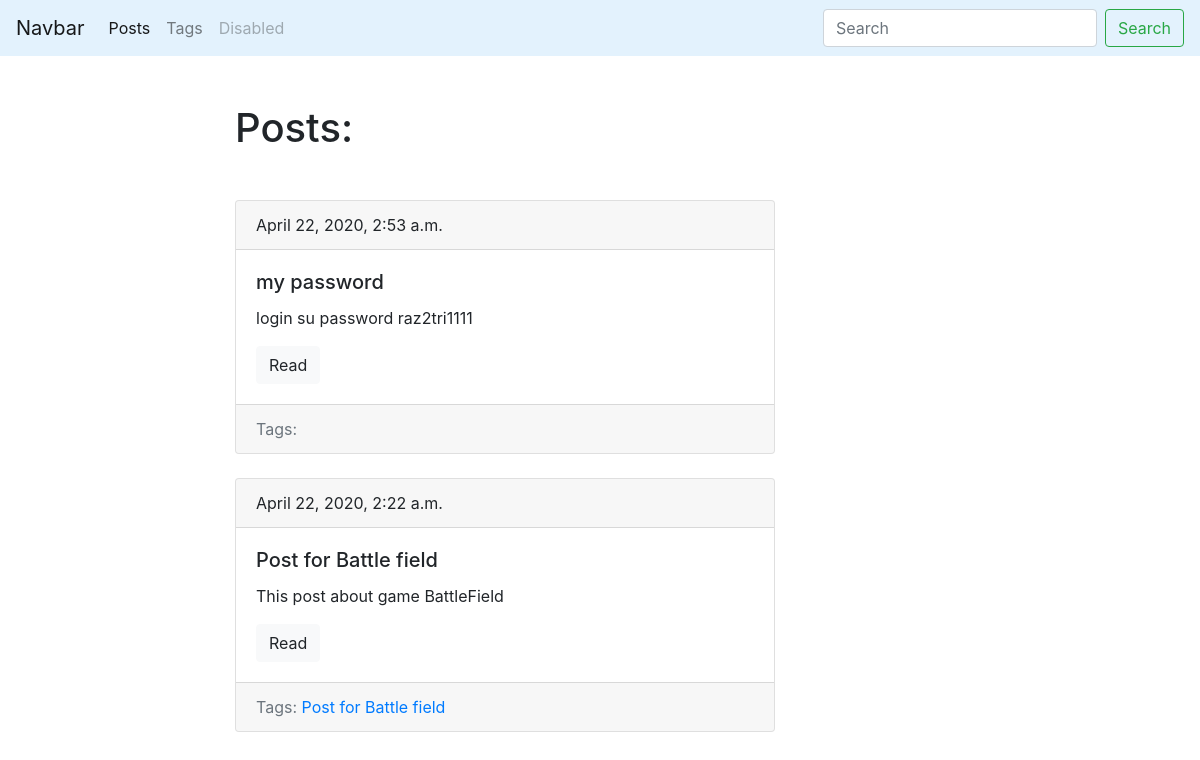
Page /Arizona/ on the earlier database version.
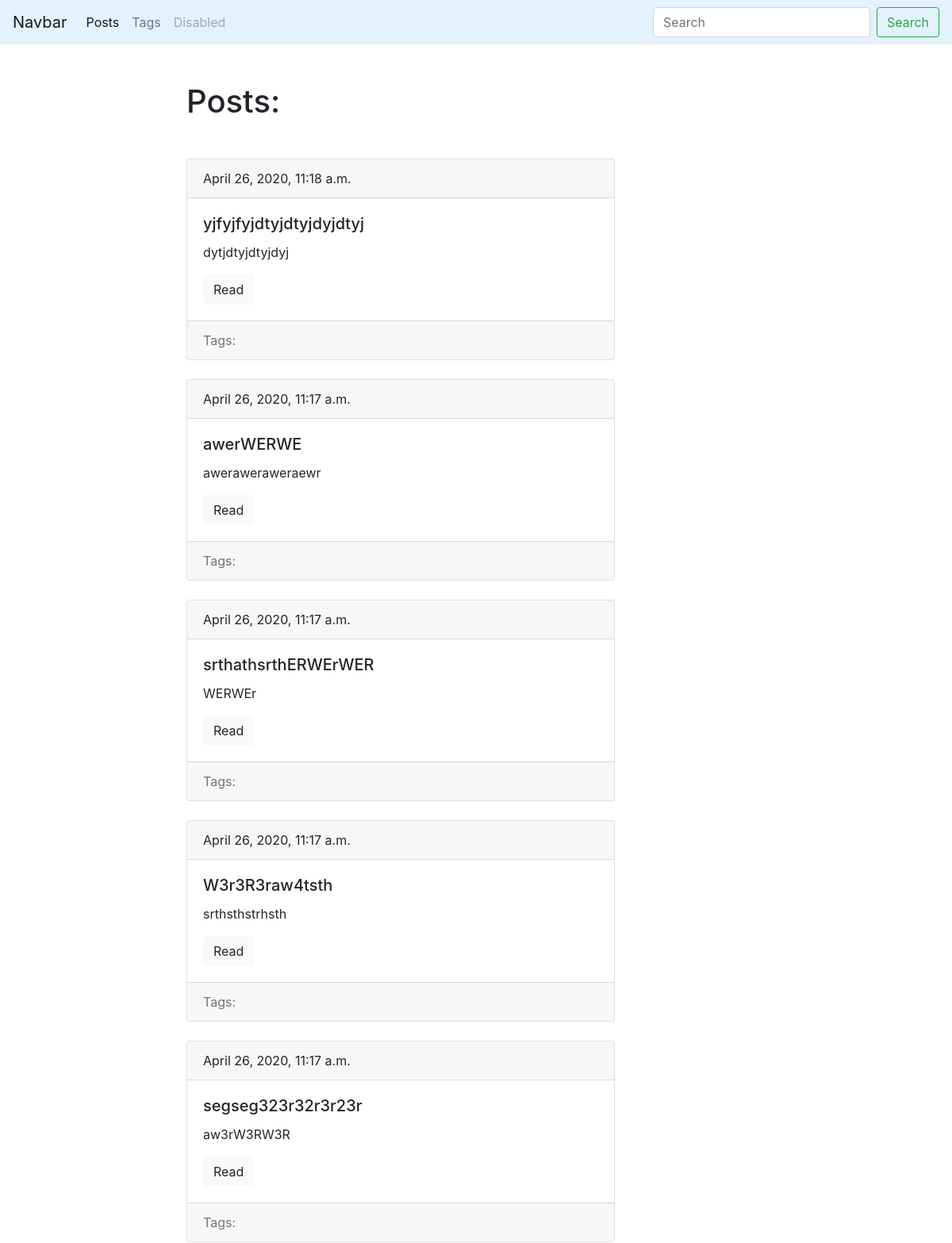
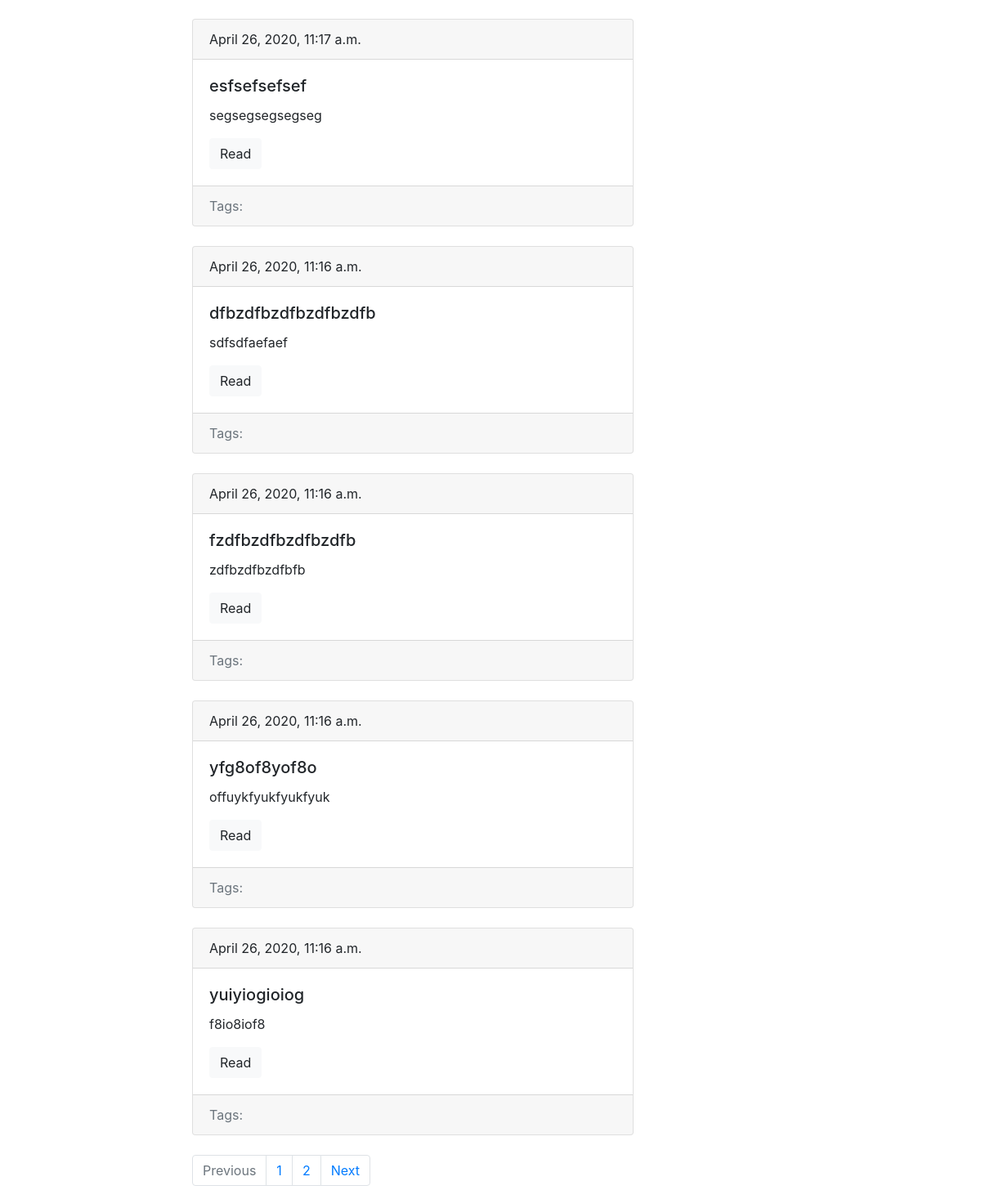
Same page on the later database version (2 pictures, top to bottom).
### Arizona/models.py (models this page shows, shortened)
class Post(models.Model):
	title = models.CharField(max_length=150, db_index=True)
	slug = models.SlugField(max_length=150,blank=True, unique=True)
	body = models.TextField(blank=True, db_index=True)
	tags = models.ManyToManyField('Tag', blank=True, related_name='posts')####This
	date_pub = models.DateTimeField(auto_now_add=True)
	def get_absolute_url(self):
		return reverse('post_detail_url', kwargs={'slug':self.slug})
	class Meta:
		ordering = ['-date_pub']

class Tag(models.Model):
	title = models.CharField(max_length=50)
	slug = models.SlugField(max_length=50, unique=True)
	def get_absolute_url(self):
		return reverse('tag_detail_url', kwargs={'slug':self.slug})
	class Meta:
		ordering = ['title']

### Arizona/views.py (the view)
# urls.py: path('' ,posts_list, name='posts_list_url'),
def posts_list(request):
	search_query = request.GET.get('search','')
	if search_query:
		posts = Post.objects.filter(Q(title__icontains=search_query) or Q(body__icontains=search_query))
	else:
		posts = Post.objects.all()
	paginator = Paginator(posts, 10)
	page_number = request.GET.get('page',1)
	page = paginator.get_page(page_number)
	is_paginated = page.has_other_pages()
	if page.has_previous():
		prev_url = '?page={}'.format(page.previous_page_number())
	else:
		prev_url = ''
	if page.has_next():
		next_url = '?page={}'.format(page.next_page_number())
	else:
		next_url = ''
	context = {
	'page_object': page,
	'is_paginated': is_paginated,
	'next_url': next_url,
	'prev_url': prev_url
	}
	return render(request,'Arizona/index.html',context=context)

### Arizona/templates/Arizona/index.html (shortened to what this page needs)
{%extends 'Arizona/base_Arizona.html'%}
{%block content%}
<h1 class="mb-5">Posts:</h1>
{% for post in page_object.object_list%}
{% include 'Arizona/includes/post_card_template.html' %}
{%endfor%}
{%endblock%}

### Arizona/templates/Arizona/includes/post_card_template.html
	<div class="card mb-4">
  <div class="card-header">
    {{post.date_pub}}
  </div>
  <div class="card-body">
    <h5 class="card-title">{{post.title}}</h5>
    <p class="card-text">{{post.body|truncatewords:15}}</p>
    <a href="{{post.get_absolute_url}}" class="btn btn-light">Read</a>
  </div>
  <div class="card-footer text-muted">
    Tags:
    {% for tag in post.tags.all%}
    <a href="{{ tag.get_absolute_url}}">{{ tag.title }}</a>
    {% endfor %}
  </div>
</div>

Differences in the rows shown:
no longer on this page (row unchanged): Post: date_pub "April 22, 2020, 2:53 a.m.", title "my password", body "login su password raz2tri1111"
no longer on this page (row unchanged): Post: date_pub "April 22, 2020, 2:22 a.m.", title "Post for Battle field", body "This post about game BattleField"
no longer on this page (row unchanged): Tag: title "Post for Battle field"
added Post: date_pub "April 26, 2020, 11:18 a.m.", title "yjfyjfyjdtyjdtyjdyjdtyj", body "dytjdtyjdtyjdyj"
added Post: date_pub "April 26, 2020, 11:17 a.m.", title "awerWERWE", body "aweraweraweraewr"
added Post: date_pub "April 26, 2020, 11:17 a.m.", title "srthathsrthERWErWER", body "WERWEr"
added Post: date_pub "April 26, 2020, 11:17 a.m.", title "W3r3R3raw4tsth", body "srthsthstrhsth"
added Post: date_pub "April 26, 2020, 11:17 a.m.", title "segseg323r32r3r23r", body "aw3rW3RW3R"
added Post: date_pub "April 26, 2020, 11:17 a.m.", title "esfsefsefsef", body "segsegsegsegseg"
added Post: date_pub "April 26, 2020, 11:16 a.m.", title "dfbzdfbzdfbzdfbzdfb", body "sdfsdfaefaef"
added Post: date_pub "April 26, 2020, 11:16 a.m.", title "fzdfbzdfbzdfbzdfb", body "zdfbzdfbzdfbfb"
added Post: date_pub "April 26, 2020, 11:16 a.m.", title "yfg8of8yof8o", body "offuykfyukfyukfyuk"
added Post: date_pub "April 26, 2020, 11:16 a.m.", title "yuiyiogioiog", body "f8io8iof8"
Other differences:
text now shown: "Previous Next"
new list line: "1"
new list line: "2"
